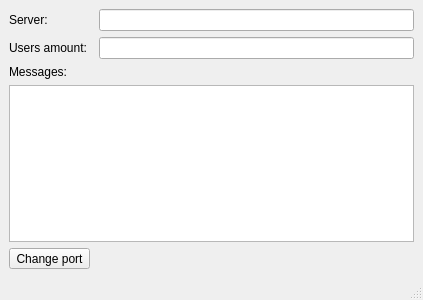
<?xml version="1.0" encoding="UTF-8"?>
<ui version="4.0">
 <class>MainWindow</class>
 <widget class="QMainWindow" name="MainWindow">
  <property name="enabled">
   <bool>true</bool>
  </property>
  <property name="geometry">
   <rect>
    <x>0</x>
    <y>0</y>
    <width>423</width>
    <height>300</height>
   </rect>
  </property>
  <property name="sizePolicy">
   <sizepolicy hsizetype="Expanding" vsizetype="Expanding">
    <horstretch>0</horstretch>
    <verstretch>0</verstretch>
   </sizepolicy>
  </property>
  <property name="minimumSize">
   <size>
    <width>300</width>
    <height>200</height>
   </size>
  </property>
  <property name="maximumSize">
   <size>
    <width>600</width>
    <height>300</height>
   </size>
  </property>
  <property name="windowTitle">
   <string>MainWindow</string>
  </property>
  <widget class="QWidget" name="centralwidget">
   <layout class="QGridLayout" name="gridLayout">
    <item row="4" column="0" rowspan="2" colspan="3">
     <widget class="QTextEdit" name="textEdit">
      <property name="readOnly">
       <bool>true</bool>
      </property>
     </widget>
    </item>
    <item row="2" column="2">
     <widget class="QLineEdit" name="usersLine">
      <property name="readOnly">
       <bool>true</bool>
      </property>
     </widget>
    </item>
    <item row="2" column="0">
     <widget class="QLabel" name="usersLabel">
      <property name="autoFillBackground">
       <bool>true</bool>
      </property>
      <property name="text">
       <string>Users amount:</string>
      </property>
     </widget>
    </item>
    <item row="1" column="0">
     <widget class="QLabel" name="statusLabel">
      <property name="autoFillBackground">
       <bool>true</bool>
      </property>
      <property name="text">
       <string>Server:</string>
      </property>
     </widget>
    </item>
    <item row="1" column="2">
     <widget class="QLineEdit" name="statusLine">
      <property name="autoFillBackground">
       <bool>false</bool>
      </property>
      <property name="readOnly">
       <bool>true</bool>
      </property>
     </widget>
    </item>
    <item row="3" column="0">
     <widget class="QLabel" name="label">
      <property name="autoFillBackground">
       <bool>true</bool>
      </property>
      <property name="text">
       <string>Messages:</string>
      </property>
     </widget>
    </item>
    <item row="6" column="0" colspan="2">
     <widget class="QToolButton" name="toolButton">
      <property name="text">
       <string>Change port</string>
      </property>
     </widget>
    </item>
   </layout>
  </widget>
  <widget class="QMenuBar" name="menubar">
   <property name="geometry">
    <rect>
     <x>0</x>
     <y>0</y>
     <width>423</width>
     <height>22</height>
    </rect>
   </property>
  </widget>
  <widget class="QStatusBar" name="statusbar"/>
 </widget>
 <resources/>
 <connections/>
</ui>
